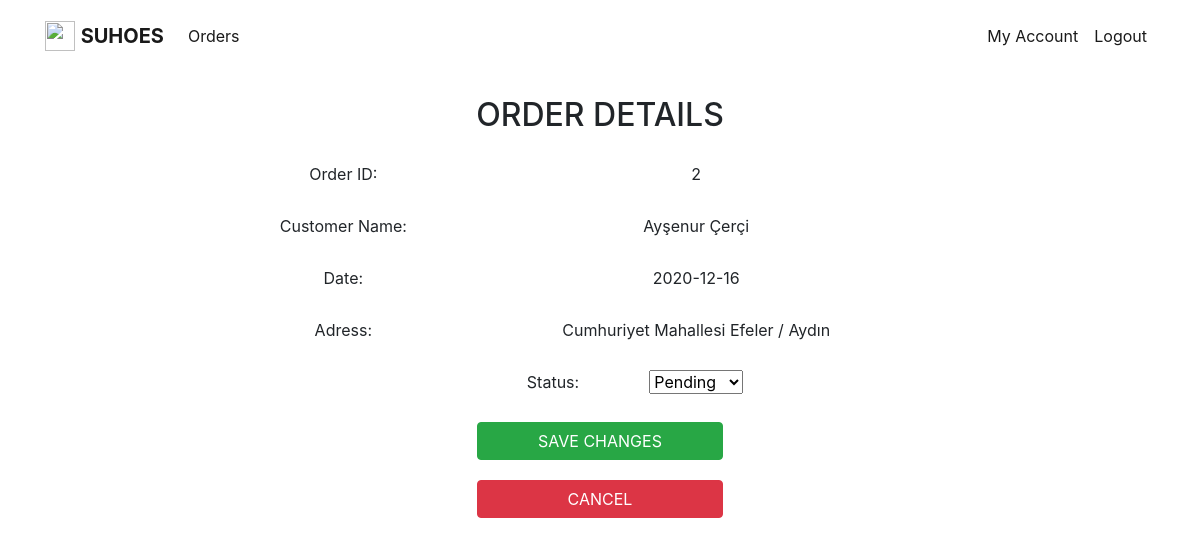
Page /edit_order.php?order_id=2 on the committed database.
### tables this page shows
CREATE TABLE `orders` (
  `order_id` int(11) NOT NULL,
  `customer_id` int(11) DEFAULT NULL,
  `basket_id` int(11) NOT NULL,
  `status` char(20) DEFAULT NULL,
  `date` date NOT NULL,
  `destination` varchar(200) DEFAULT NULL,
  `Recipient` varchar(40) NOT NULL
);

### edit_order.php (the view, shortened to what this page needs)
<?php
	 include "config.php";
	?>
<!doctype html>
<html lang="en">
	<head>
		<link rel="stylesheet" href="https://stackpath.bootstrapcdn.com/bootstrap/4.3.1/css/bootstrap.min.css">
	</head>
	<body>
		<nav class="navbar navbar-expand-lg navbar-light dg-light">
			<div class="container">
				<a href="table_man_sales.php" class="navbar-brand">
					<img src="heels.jpg" width="30" height="30" alt="" class="d-inline-block align-top">
					<b> SUHOES</b>
				</a>
				<div class="collapse navbar-collapse" id="navbarNav">
					<ul class="navbar-nav mr-auto" >
					<li class="nav-item active"><a class="nav-link" href="table_man_sales.php">Orders</a></li>
					</ul>
					<span class="navbar-text">
						<ul  class="navbar-nav mr-auto">
							<li class="nav-item active"><a class="nav-link" href="my_account_man.php">My Account</a></li>
							<li class="nav-item active"><a class="nav-link" href="logout.php">Logout</a></li>
						</ul>
					</span>
				</div>
			</div>
		</nav>
		<div>
		<br>
		<div class=" justify-content-md-center">
		<div style="text-align:center;" class="container text-center col-md-8 container">
		<h2>ORDER DETAILS</h2>
		<form action="change_order.php" method="post">
			<?php
				$order_id = $_GET["order_id"];
				$sql = "SELECT * FROM orders o, includes i, products p WHERE p.product_id = i.product_id and i.basket_id = o.basket_id and o.order_id = $order_id;";
				$result = mysqli_query($db,$sql);
				$row = mysqli_fetch_assoc($result);
				$c_name = $row["Recipient"];
				$date = $row["date"];
				$address = $row["destination"];
			echo '<label class="col-md-3" for="order_id" style="margin-top:20px;">Order ID:</label>' .
			'<input name="my_order_id" type="hidden" value="'.$order_id.'"></input>'.
			'<label class="col-md-8" id="order_id" type="text" name="order_id">'.$order_id.'</label> <br>' .
			'<label class="col-md-3" for="name" style="margin-top:20px;">Customer Name:</label>' .
			'<label class="col-md-8" id="name" type="text" name="name">'.$c_name.'</label> <br>' .
			'<label class="col-md-3" for="date" style="margin-top:20px;">Date:</label>' .
			'<label class="col-md-8" id="date" type="text" name="date">'.$date.'</label> <br>' .
			'<label class="col-md-3" for="address" style="margin-top:20px;">Adress:</label>' .
			'<label class="col-md-8" id="address" type="text" name="address">'.$address.'</label> <br>' .
			'<label class="col-md-3" for="status" style="margin-top:20px;">Status:</label>' ;
			echo '<select name="status" id="status"> .
					  <option value="Pending">Pending</option>
					  <option value="Shipped">Shipped</option>
					  <option value="Delivered">Delivered</option>
					  <option value="Canceled">Canceled</option>
				</select>';
			echo '<div class="container">';
			echo '<button type="submit" class="btn btn-success col-md-4" style="margin-top:20px">SAVE CHANGES</button>';
			echo '</form>';
?>
		<form action="table_man_sales.php">
			<button type="submit"  class="btn btn-danger col-md-4" style="margin-top:20px">CANCEL</button>
		</form>
		</div></div>
		</div>
	</body>
</html>

### rows in the picture
orders: Recipient "Ayşenur Çerçi", date "2020-12-16", destination "Cumhuriyet Mahallesi Efeler / Aydın"

### other values in the picture
$order_id "2"
